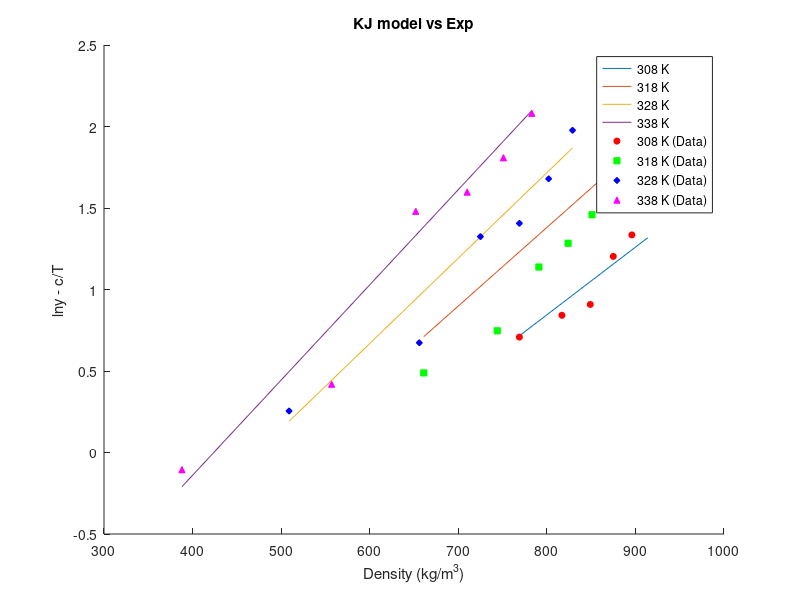
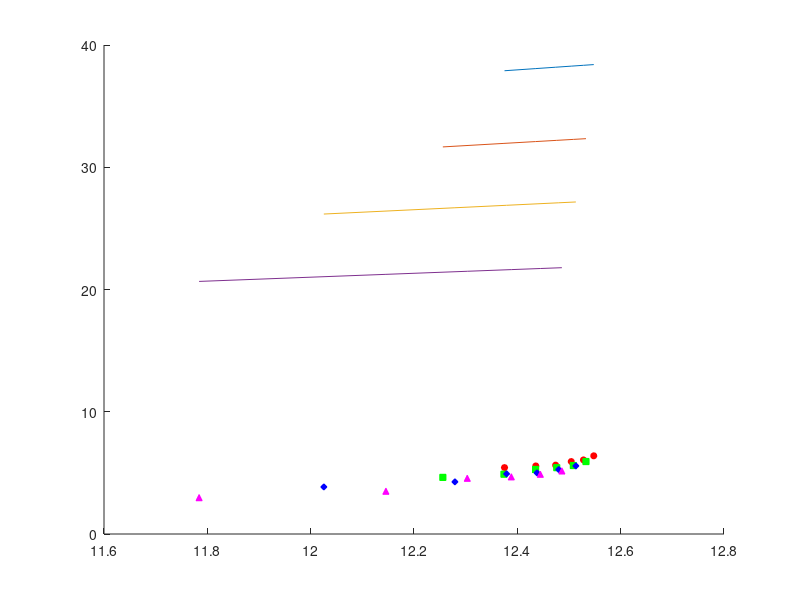

Recreate these plots in MATLAB, in order.
clear;
% SC CO2 Thermo info
T_c_CO2 = 304.18;       % Critical Temp [Kelvin]
P_c_CO2 = 73.8;         % Critical Pressure [bar]
omega_CO2 = 0.225;      % Omega [-]

% Drug Thermo info
T_c_drug = 1149.5;      % Critical Temp [Kelvin]
P_c_drug = 10.57;       % Critical Pressure [bar]
omega_drug = 2.0964;    % Omega [-]

% Genral info
T = [308 318 328 338];              % Temp range
P = 1:1:300;                        % Pressure range from 1 to 300 bar with step of 1
k_ij = [0.103 0.117 0.126 0.134];   % Binary interaction parameter for PR/KM EoS
R = 8.314;                          % Gas Constant [J/mol·K]

Mw_drug = 598.5;
Mw_CO2 = 44.01;
Mw_methanol = 32.04;

rho_CO2 =   [769 817 849 875 896 914;
            661 744 791 824 851 872;
            509 656 725 769 802 829;
            388 557 652 710 751 783];               % Density [kg/m3]

y_b =   [2.03 2.32 2.48 3.33 3.80 5.32;
        1.63 2.11 3.12 3.61 4.30 5.96;
        1.29 1.96 3.76 4.08 5.36 7.22;
        0.90 1.52 4.39 4.94 6.10 8.01];        % mole fraction

y_b_6 = y_b/10^6;
ln_y_b = log(y_b);

% KJ Model info
a_KJ = -2.4761;
b_KJ = [0.0041509,0.0048209,0.0052409,0.0058409];
c_KJ = -4550.5306;

ln_y_KJ = zeros(4,6);
ln_y_KJ_cT = zeros(4,6);

for n=1:4
    for i=1:6
        ln_y_KJ(n,i) = a_KJ + b_KJ(n)*rho_CO2(n,i) + c_KJ/T(n);
        ln_y_KJ_cT(n,i) = ln_y_KJ(n,i) - c_KJ/T(n);

    end
end

figure(1);
hold on;

% Plot lines
plot(rho_CO2(1,:), ln_y_KJ_cT(1,:), 'DisplayName', '308 K');
plot(rho_CO2(2,:), ln_y_KJ_cT(2,:), 'DisplayName', '318 K');
plot(rho_CO2(3,:), ln_y_KJ_cT(3,:), 'DisplayName', '328 K');
plot(rho_CO2(4,:), ln_y_KJ_cT(4,:), 'DisplayName', '338 K');

% Scatter points
scatter(rho_CO2(1,:), ln_y_b(1,:), 20, 'r', 'o', 'MarkerFaceColor', 'r', 'DisplayName', '308 K (Data)');
scatter(rho_CO2(2,:), ln_y_b(2,:), 20, 'g', 's', 'MarkerFaceColor', 'g', 'DisplayName', '318 K (Data)');
scatter(rho_CO2(3,:), ln_y_b(3,:), 20, 'b', 'd', 'MarkerFaceColor', 'b', 'DisplayName', '328 K (Data)');
scatter(rho_CO2(4,:), ln_y_b(4,:), 20, 'm', '^', 'MarkerFaceColor', 'm', 'DisplayName', '338 K (Data)');

xlabel('Density (kg/m^3)');
ylabel('lny - c/T');

legend('Location', 'best');
title('KJ model vs Exp');



% GM Model info
a_GM = 1.8309;
b_GM = -5710.4987;
c_GM = [0.29142,0.24342,0.20242,0.1598]*10;


ln_y_GM = zeros(4,6);
ln_y_GM_bT = zeros(4,6);
ln_rho_T = zeros(4,6);

ln_y_b_GM = zeros(4,6);

for n=1:4
    for i=1:6
        ln_y_GM(n,i) = a_GM + (b_GM/T(n)) + c_GM(n)*log(rho_CO2(n,i)*T(n));
        ln_y_GM_bT(n,i) = ln_y_GM(n,i) - b_GM/T(n);
        ln_rho_T(n,i) = log(rho_CO2(n,i)*T(n));

        ln_y_b_GM(n,i) = log(y_b_6(n,i)) - b_GM/T(n);
    end
end

figure(2);
hold on;
plot(ln_rho_T(1,:), ln_y_GM_bT(1,:), 'DisplayName', '308 K');
plot(ln_rho_T(2,:), ln_y_GM_bT(2,:), 'DisplayName', '318 K');
plot(ln_rho_T(3,:), ln_y_GM_bT(3,:), 'DisplayName', '328 K');
plot(ln_rho_T(4,:), ln_y_GM_bT(4,:), 'DisplayName', '338 K');

% Scatter points
scatter(ln_rho_T(1,:), ln_y_b_GM(1,:), 20, 'r', 'o', 'MarkerFaceColor', 'r', 'DisplayName', '308 K (Data)');
scatter(ln_rho_T(2,:), ln_y_b_GM(2,:), 20, 'g', 's', 'MarkerFaceColor', 'g', 'DisplayName', '318 K (Data)');
scatter(ln_rho_T(3,:), ln_y_b_GM(3,:), 20, 'b', 'd', 'MarkerFaceColor', 'b', 'DisplayName', '328 K (Data)');
scatter(ln_rho_T(4,:), ln_y_b_GM(4,:), 20, 'm', '^', 'MarkerFaceColor', 'm', 'DisplayName', '338 K (Data)');

% Chrastil Model info
a_Chrastil = 4.5889;
b_Chrastil = -12.7501;
c_Chrastil = -6759.0921;

% Bartle et al. Model info
a_Bartle = 13.2886;
b_Bartle = 9.0827;
c_Bartle = -6845.6966;

% Sung-Shim Model info
a_Sung = 5.7399;
b_Sung = -606.0322;
c_Sung = -447.5124;
d_Sung = -36.8120;

% Bian et al model info
a_Bian = 4.2910;
b_Bian = -4806.5989;
c_Bian = 0.0355;
d_Bian = -1.0456;
e_Bian = -9.5861*10^4;

% Sodeifian model info
a_Sodeifian = -16.8909;
b_Sodeifian = -13.0866*10^3;
c_Sodeifian = 1.4181;
d_Sodeifian = 1.1071*10^3;
e_Sodeifian = -2.9406*10^3;
f_Sodeifian = -838.2700;

